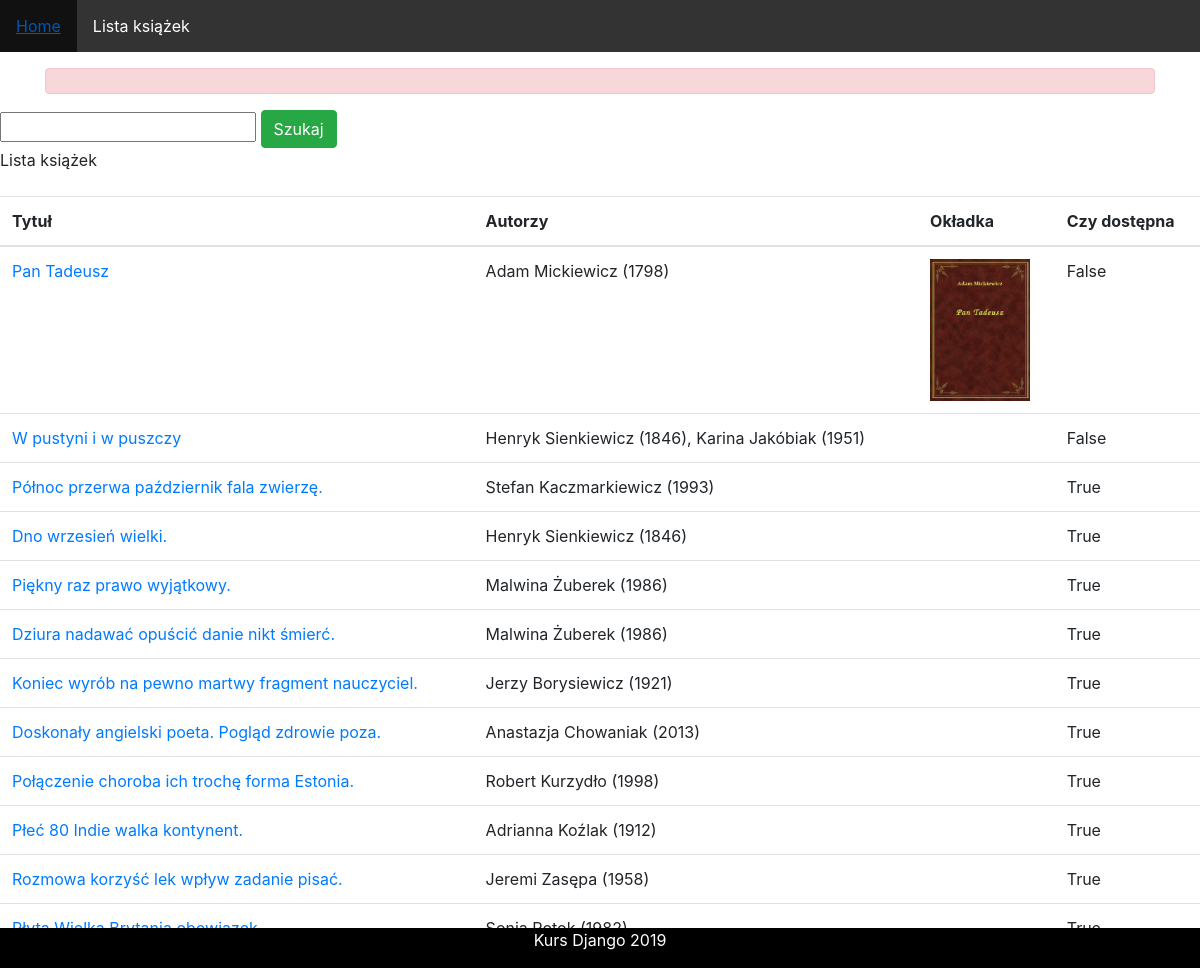
Before: /books with the older database file.
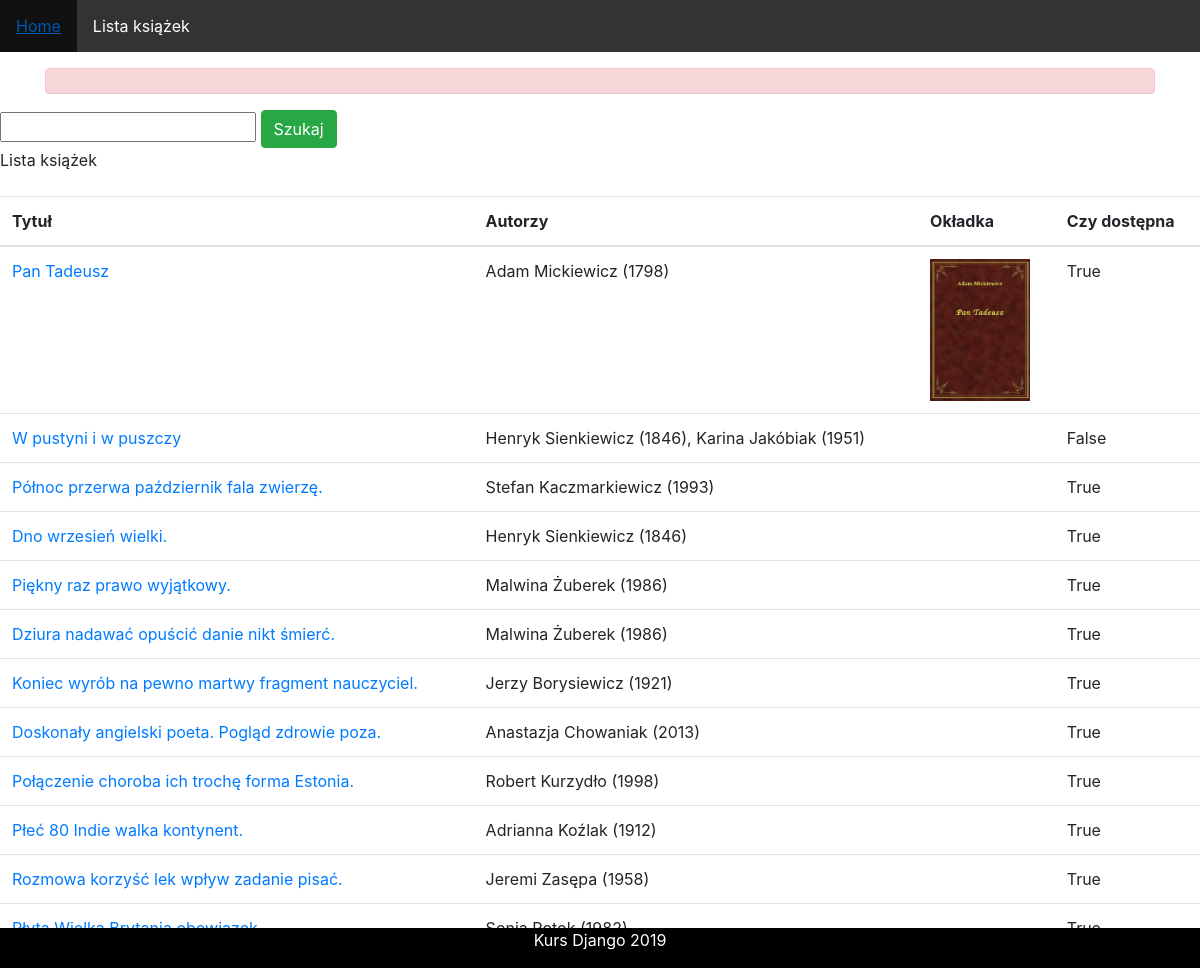
After: the same page with the newer database file.
### books/models.py (models this page shows, shortened)
class TimeStamp(models.Model):
    created = models.DateTimeField(auto_now_add=True)
    modified = models.DateTimeField(auto_now=True)
    class Meta:
        abstract = True

class Book(TimeStamp):
    title = models.CharField(max_length=200)
    ISBN = models.CharField(max_length=30)
    cover_type = models.CharField(choices=COVER_TYPES, default='soft',max_length=30)
    pages = models.IntegerField()
    author = models.ManyToManyField(Author)
    cover_image = models.ImageField(upload_to="covers/%Y/%m/%d", blank=True, null=True)
    description = models.TextField(blank=True, null=True)
    pub_date = models.DateField(blank=True, null=True)
    loan_data = models.DateTimeField(blank=True, null=True, default=timezone.now)
    is_avaiable = models.BooleanField(default=True)
    @property
    def authors(self):
        return ", ".join([str(a) for a in self.author.all()])

class Author(TimeStamp):
    firstname = models.CharField(max_length=200)
    lastname = models.CharField(max_length=200)
    is_in_public_domain  = models.BooleanField(default=False)
    sex = models.CharField(max_length=10,choices=SEX_TYPES,blank=True, null=True)
    birtday = models.DateField(blank=True, null=True)
    biogram = models.TextField(blank=True, null=True)
    photo = models.ImageField(upload_to="authors/%Y/%m/%d", blank=True, null=True)
    def __str__(self):
        return f"{self.firstname} {self.lastname} ({self.birtday.year})"

### books/views.py (the view)
# urls.py: path("", views.books_list, name="list"),
def books_list(request):
    books = Book.objects.all()
    if 'q' in request.GET:
        query = request.GET.get('q')
        books = books.filter(Q(title__icontains=query) | Q(author__firstname__icontains=query))
    if 'format' in request.GET:
        format = request.GET.get('format')
        if format == 'json':
           data = serializers.serialize('json', books)
           return JsonResponse(json.loads(data), safe=False)
    context = {'books': books}
    return render(
        request,
        "books/books_list.html",
        context,
    )

### books/templates/books/books_list.html (shortened to what this page needs)
{% extends "books/base.html" %}
{% block content %}
<form>
    <input name="q" type="text">
    <button type="submit" class="btn btn-success">Szukaj</button>
</form>
Lista książek <br><br>
<table class="table table-stripped">
    <thead>
    <tr>
        <th>Tytuł</th>
        <th>Autorzy</th>
        <th>Okładka</th>
        <th>Czy dostępna</th>
    </tr>
    </thead>
{% for  book in books %}
    <tr>
        <td><a href="{% url 'books:details' book.id %}">{{ book.title }}</a></td>
        <td> {{ book.authors }}</td>
 <td>
        {% if book.cover_image %}
            <img width="100px" src="{{ book.cover_image.url }}">
        {% endif %}
 </td>
        <td>{{book.is_avaiable }}</td>
    </tr>
{% endfor %}
</table>
{% endblock %}

### books/templates/books/base.html (shortened to what this page needs)
<!DOCTYPE html>
<html>
<head>
   {% load bootstrap4 %}
    {% bootstrap_css %}
</head>
<body>
<ul>
  <li><a  href="/">Home</a></li>
  <li><a href="books">Lista książek</a></li>
</ul>
<div class="container">
  <div class="row">
    <div class="col-md-12">
      <p class="alert alert-danger">{{ mojedane }}</p>
    </div>
  </div>
</div>
{% block content %}
{% endblock %}
<div class="footer">
  <p>Kurs Django 2019</p>
</div>
</body>
</html>

### books/templates/books/base.html (style rules this page uses)
ul { list-style-type: none; margin: 0; padding: 0; overflow: hidden; background-color: #333; }
li { float: left; }
li a { display: block; color: white; text-align: center; padding: 14px 16px; text-decoration: none; }
.footer { position: fixed; left: 0; bottom: 0; width: 100%; background-color: black; color: white; text-align: center; }

Changed rows visible on the page:
changed Book "Pan Tadeusz": is_avaiable "False" → "True"
